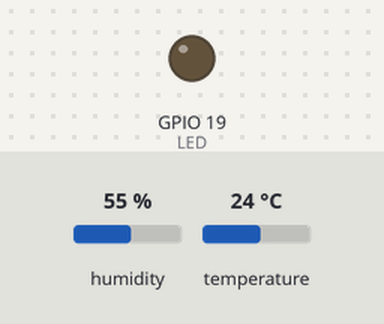
The program below on a simulated ESP32 board running MicroPython. On the bench: output pins drawn as LEDs (lit = HIGH). The test bench sets the inputs (shaded band); at power-on: humidity 55 %, temperature 24 °C. Random numbers come from a fixed seed; no radio messages arrive unless stated (any console line starting 'radio sent:' is added by the test bench); what the program prints to the serial console is not drawn.

Above: at 2.5 s.
Timing chart, 0 to 6.6 s (numbered marks = the images above):
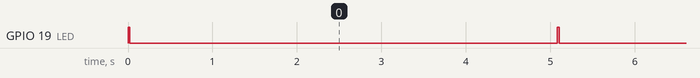

The program:

main.py
```python
from time import sleep
from ulora import LoRa, SPIConfig
from machine import Pin
import dht

LED = Pin(19, Pin.OUT)
# DHT11 sensor
DHT11 = dht.DHT11(Pin(16))

# LoRa Parameters
SX1278_RST = 4
CONFIG_SPIBUS = SPIConfig.rp2_0
SX1278_CS = 1
SX1278_INT = 5
SX1278_FREQ = 433
SX1278_POW = 15
CLIENT_ADDRESS = 1
SERVER_ADDRESS = 2

# initialise radio
lora = LoRa(CONFIG_SPIBUS, SX1278_INT, CLIENT_ADDRESS, SX1278_CS, reset_pin=SX1278_RST, freq=SX1278_FREQ, tx_power=SX1278_POW, acks=True)

# loop and send data
while True:
    LED.on()
    try:
        DHT11.measure()
        temperature = DHT11.temperature()
        humidity = DHT11.humidity()
        LED.off()
        data = f"Temperature:{temperature}C, Humidity:{humidity}%"
        lora.send_to_wait(data, SERVER_ADDRESS)
        print(data)
    except OSError as e:
        print("Błąd odczytu z czujnika.")
    sleep(5)
```

Measured:
- by itself, GPIO 19 (LED): alternates HIGH for 0.02 s and LOW for 5.1 s
